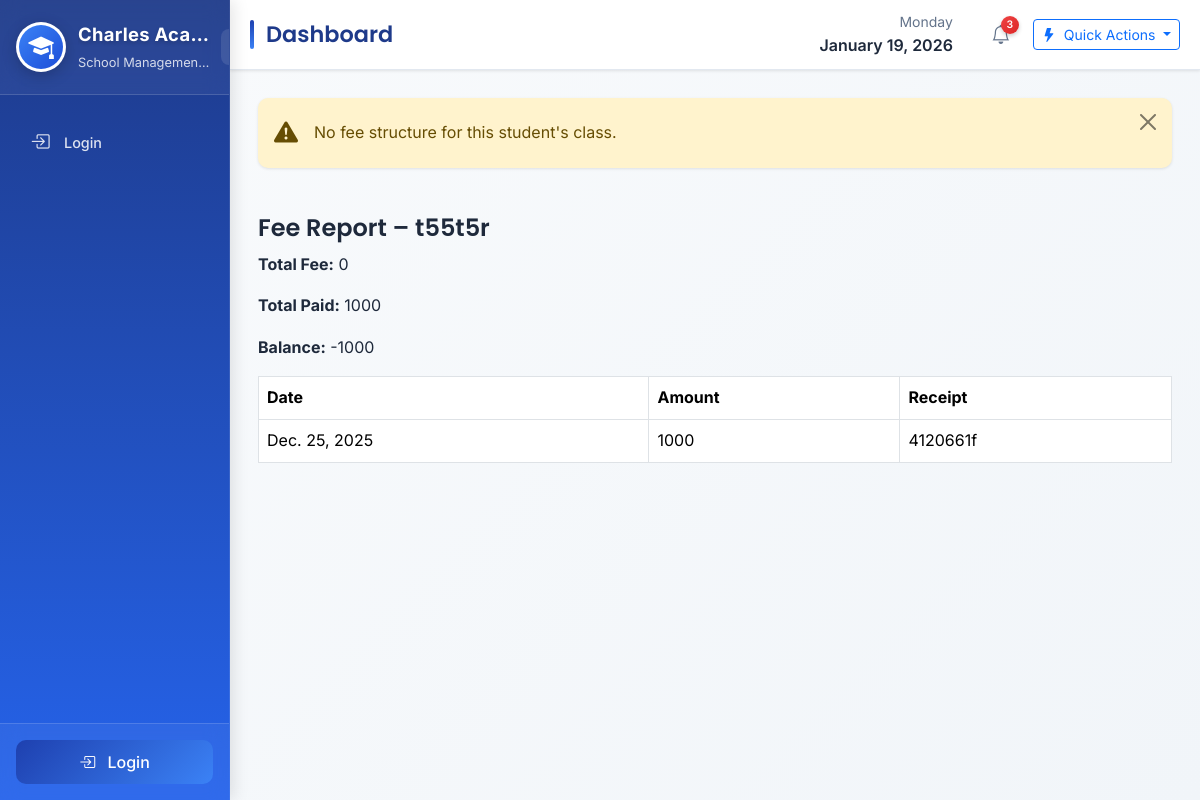
Screenshot of /fees/student/10/ with the database file from the repository.
### students/models.py (models this page shows, shortened)
class Student(models.Model):
    STATUS_CHOICES = (
        ('ACTIVE', 'Active'),
        ('GRADUATED', 'Graduated'),
        ('TRANSFERRED', 'Transferred'),
    )
    user = models.OneToOneField(settings.AUTH_USER_MODEL, on_delete=models.CASCADE, null=True, blank=True)
    full_name = models.CharField(max_length=200)
    email = models.EmailField(unique=True, blank=True, null=True)  # ✅ New email field
    photo = models.ImageField(upload_to='students/', blank=True)
    classroom = models.ForeignKey(ClassRoom, on_delete=models.SET_NULL, null=True)
    admission_year = models.PositiveIntegerField(default=timezone.now().year)
    registration_number = models.CharField(max_length=50, unique=True)
    status = models.CharField(max_length=20, choices=STATUS_CHOICES, default='ACTIVE')
    documents = models.FileField(upload_to='documents/', blank=True)
    class Meta:
        verbose_name = "Student"
        verbose_name_plural = "Students"
        ordering = ['full_name']

### fees/models.py (models this page shows, shortened)
class Payment(models.Model):
    student = models.ForeignKey(Student, on_delete=models.CASCADE)
    amount_paid = models.PositiveIntegerField()
    date = models.DateField(auto_now_add=True)
    receipt_no = models.CharField(max_length=100, unique=True)

### fees/views.py (the view, shortened to what this page needs)
# urls.py: path('student/<int:student_id>/', views.student_fee_report, name='student_fee_report'),
def student_fee_report(request, student_id):
    settings_obj = SchoolSettings.objects.first()
    student = get_object_or_404(Student, id=student_id)
    payments = Payment.objects.filter(student=student)
    total_paid = payments.aggregate(total=Sum('amount_paid'))['total'] or 0
    try:
        total_fee = FeeStructure.objects.get(classroom=student.classroom).total_fee
    except FeeStructure.DoesNotExist:
        total_fee = 0
        messages.warning(request, "No fee structure for this student's class.")
    balance = total_fee - total_paid
    return render(request, 'fees/student_fee_report.html', {
        'student': student,
        'payments': payments,
        'total_fee': total_fee,
        'total_paid': total_paid,
        'balance': balance,
        'school_settings': settings_obj
    })

### templates/fees/student_fee_report.html
{% extends 'base.html' %}
{% block content %}
<h4>Fee Report – {{ student.full_name }}</h4>
<p><b>Total Fee:</b> {{ total_fee }}</p>
<p><b>Total Paid:</b> {{ total_paid }}</p>
<p><b>Balance:</b> {{ balance }}</p>
<table class="table table-bordered">
<tr><th>Date</th><th>Amount</th><th>Receipt</th></tr>
{% for p in payments %}
<tr>
<td>{{ p.date }}</td>
<td>{{ p.amount_paid }}</td>
<td>{{ p.receipt_no }}</td>
</tr>
{% endfor %}
</table>
{% endblock %}

### templates/base.html (style rules this page uses)
:root { --primary-color: #1e40af; --primary-light: #3b82f6; --primary-dark: #1e3a8a; --secondary-color: #2563eb; --accent-color: #60a5fa; --sidebar-blue: #1e3a8a; --sidebar-gradient: linear-gradient(180deg, #1e3a8a 0%, #2563eb 100%); --sidebar-hover: rgba(255, 255, 255, 0.15); --light-bg: #f8fafc; --dark-text: #1e293b; --light-text: #64748b; --success-color: #10b981; --warning-color: #f59e0b; --danger-color: #ef4444; --sidebar-width: 280px; --sidebar-collapsed: 80px; --header-height: 70px; --shadow-sm: 0 1px 3px rgba(0,0,0,0.1); --shadow-md: 0 4px 6px -1px rgba(0,0,0,0.1); --shadow-lg: 0 10px 15px -3px rgba(0,0,0,0.1); --border-radius: 12px; --transition: all 0.3s cubic-bezier(0.4, 0, 0.2, 1); --mobile-breakpoint: 992px; }
* { margin: 0; padding: 0; box-sizing: border-box; }
html { font-size: 16px; -webkit-text-size-adjust: 100%; text-size-adjust: 100%; scroll-behavior: smooth; }
body { font-family: 'Inter', sans-serif; background-color: var(--light-bg); color: var(--dark-text); line-height: 1.6; overflow-x: hidden; min-height: 100vh; -webkit-font-smoothing: antialiased; -moz-osx-font-smoothing: grayscale; }
h1, h2, h3, h4, h5, h6 { font-family: 'Poppins', sans-serif; font-weight: 600; line-height: 1.3; }

### rows the page displays
Student: full_name "t55t5r"
Payment: date "Dec. 25, 2025", amount_paid "1000", receipt_no "4120661f"

### other values shown
{{ message }} "No fee structure for this student's class."
{{ total_fee }} "0"
{{ total_paid }} "1000"
{{ balance }} "-1000"
